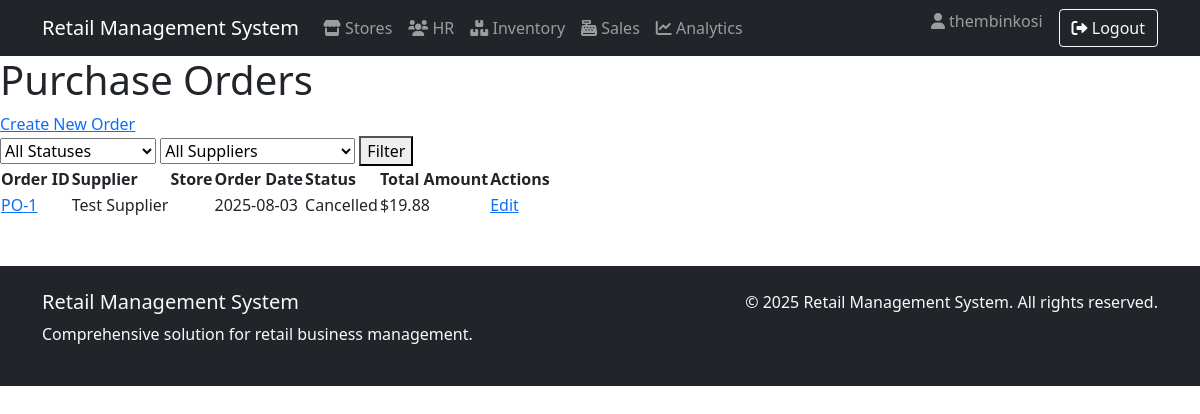
Screenshot of /procurement/orders/ (signed in) with the database file from the repository.
### human_resources/models.py (models this page shows, shortened)
class Employee(AbstractUser):
    employee_id = models.AutoField(primary_key=True)
    first_name = models.CharField(_("first name"), max_length=50, blank=False)
    last_name = models.CharField(_("last name"), max_length=50, blank=False)
    email = models.EmailField(_("email address"), unique=True)  # Uncommented and made unique
    phone = models.CharField(_("phone number"), max_length=20, blank=True, null=True)
    hire_date = models.DateField(_("hire date"), blank=True, null=True)
    position = models.CharField(_("position"), max_length=50, blank=True)
    salary = models.DecimalField(
        _("salary"),
        max_digits=10,
        decimal_places=2,
        blank=True,
        null=True
    )
    department = models.ForeignKey(
        'store_management.Department',
        on_delete=models.SET_NULL,
        null=True,
        blank=True,
        related_name='employees',
        verbose_name=_("department")
    )
    username = models.CharField(
        max_length=150,
        unique=True,
        verbose_name='username'
    )
    store = models.ForeignKey(
        'store_management.Store',
        on_delete=models.SET_NULL,
        null=True,       # Add this
        blank=True,      # Add this
        verbose_name='Assigned Store'
    )
    manager = models.ForeignKey(
        'self',
        on_delete=models.SET_NULL,
        null=True,
        blank=True,
        related_name='subordinates',
        verbose_name=_("manager")
    )
    created_at = models.DateTimeField(auto_now_add=True)
    updated_at = models.DateTimeField(auto_now=True)
    class Meta:
        db_table = 'human_resources_employee'
        verbose_name = _("employee")
        verbose_name_plural = _("employees")
        ordering = ['last_name', 'first_name']
        permissions = [
            ("view_store_dashboard", "Can view store management dashboard"),
            ("manage_store_settings", "Can modify store configuration and settings"),
            ("manage_departments", "Can create/edit/delete store departments"),
            ("access_inventory", "Can access inventory management system"),
            ("view_inventory", "Can view inventory items and stock levels"),
            ("edit_inventory", "Can modify inventory items and quantities"),
            ("manage_inventory_categories", "Can organize inventory categories"),
            ("perform_inventory_audit", "Can conduct physical inventory counts"),
            ("process_sales", "Can process in-store sales transactions"),
            ("void_sales", "Can void/completely cancel sales transactions"),
            ("manage_sales_promotions", "Can configure sales promotions/discounts"),
            ("view_sales_reports", "Can access sales performance reports"),
            ("create_purchase_orders", "Can generate new procurement orders"),
            ("approve_purchase_orders", "Can authorize procurement requests"),
            ("manage_suppliers", "Can maintain supplier/vendor records"),
            ("receive_stock", "Can process received shipments"),
            ("view_employee_directory", "Can access employee contact information"),
            ("manage_employee_records", "Can maintain HR records (excluding sensitive data)"),
            ("access_hr_reports", "Can view HR analytics and reports"),
            ("manage_recruitment", "Can handle hiring processes"),
            ("manage_online_listings", "Can maintain e-commerce product listings"),
            ("process_online_orders", "Can fulfill e-commerce purchases"),
            ("handle_customer_portals", "Can manage customer account portals"),
            ("view_web_analytics", "Can access e-commerce traffic/revenue reports"),
            ("generate_financial_reports", "Can create financial statements"),
            ("export_data_reports", "Can export datasets for external analysis"),
            ("access_executive_dashboards", "Can view strategic business dashboards"),
            ("schedule_automated_reports", "Can configure report automation"),
            ("override_inventory_checks", "Can bypass inventory validation rules"),
            ("access_audit_logs", "Can view system audit trails"),
            ("manage_api_integrations", "Can configure system integrations")
        ]

### procurement/models.py (models this page shows, shortened)
class PurchaseOrder(models.Model):
    ORDER_STATUS_CHOICES = [
        ('draft', 'Draft'),
        ('pending', 'Pending Approval'),
        ('approved', 'Approved'),
        ('shipped', 'Shipped'),
        ('received', 'Received'),
        ('cancelled', 'Cancelled'),
    ]
    supplier = models.ForeignKey(
        Supplier,
        on_delete=models.PROTECT,
        related_name='purchase_orders'
    )
    store = models.ForeignKey(
        'store_management.Store',  # Reference to Store model
        on_delete=models.PROTECT
    )
    order_date = models.DateField(default=timezone.now)
    expected_delivery_date = models.DateField(blank=True, null=True)
    status = models.CharField(
        max_length=20,
        choices=ORDER_STATUS_CHOICES,
        default='draft'
    )
    total_amount = models.DecimalField(
        max_digits=12,
        decimal_places=2,
        blank=True,
        null=True,
        validators=[MinValueValidator(0.01)]
    )
    created_by = models.ForeignKey(
        'human_resources.Employee',  # Reference to Employee model
        on_delete=models.SET_NULL,
        blank=True,
        null=True
    )
    created_at = models.DateTimeField(default=timezone.now)
    updated_at = models.DateTimeField(auto_now=True)

class Supplier(models.Model):
    name = models.CharField(max_length=100, verbose_name="Supplier Name")
    contact_person = models.CharField(max_length=100, blank=True, null=True)
    email = models.EmailField(max_length=100, blank=True, null=True)
    phone = models.CharField(max_length=20, blank=True, null=True)
    address = models.CharField(max_length=200, blank=True, null=True)
    contract_start_date = models.DateField(blank=True, null=True)
    payment_terms = models.CharField(max_length=100, blank=True, null=True)
    created_at = models.DateTimeField(default=timezone.now)
    updated_at = models.DateTimeField(auto_now=True)

### procurement/views.py (the view)
# urls.py: path('orders/', views.PurchaseOrderListView.as_view(), name='purchaseorder_list'),
class PurchaseOrderListView(LoginRequiredMixin, ListView):
    model = PurchaseOrder
    template_name = 'procurement/purchaseorder_list.html'
    context_object_name = 'orders'
    paginate_by = 15
    def get_queryset(self):
        queryset = super().get_queryset().select_related('supplier', 'store')
        status = self.request.GET.get('status')
        supplier_id = self.request.GET.get('supplier')
        if status:
            queryset = queryset.filter(status=status)
        if supplier_id:
            queryset = queryset.filter(supplier_id=supplier_id)
        return queryset.order_by('-order_date')
    def get_context_data(self, **kwargs):
        context = super().get_context_data(**kwargs)
        context['suppliers'] = Supplier.objects.all()
        context['status_choices'] = PurchaseOrder.ORDER_STATUS_CHOICES
        return context

### procurement/templates/procurement/purchaseorder_list.html (shortened to what this page needs)
{% extends "base.html" %}
{% block content %}
<h1>Purchase Orders</h1>
<a href="{% url 'procurement:purchaseorder_create' %}">Create New Order</a>
<form method="get">
    <select name="status">
        <option value="">All Statuses</option>
    </select>
    <select name="supplier">
        <option value="">All Suppliers</option>
    </select>
    <button type="submit">Filter</button>
</form>
<table>
    <thead>
        <tr>
            <th>Order ID</th>
            <th>Supplier</th>
            <th>Store</th>
            <th>Order Date</th>
            <th>Status</th>
            <th>Total Amount</th>
            <th>Actions</th>
        </tr>
    </thead>
    <tbody>
        {% for order in orders %}
        <tr>
            <td><a href="{% url 'procurement:purchaseorder_detail' order.pk %}">PO-{{ order.id }}</a></td>
            <td>{{ order.supplier.name }}</td>
            <td>{{ order.store.name }}</td>
            <td>{{ order.order_date|date:"Y-m-d" }}</td>
            <td>{{ order.get_status_display }}</td>
            <td>${{ order.total_amount|default:"0.00" }}</td>
            <td>
                <a href="{% url 'procurement:purchaseorder_update' order.pk %}">Edit</a>
            </td>
        </tr>
        {% empty %}
        <tr>
            <td colspan="7">No orders found</td>
        </tr>
        {% endfor %}
    </tbody>
</table>
{% endblock %}

### templates/base.html (shortened to what this page needs)
<!DOCTYPE html>
<html lang="en">
<head>
    <link href="https://cdn.jsdelivr.net/npm/bootstrap@5.1.3/dist/css/bootstrap.min.css" rel="stylesheet">
    <link rel="stylesheet" href="https://cdnjs.cloudflare.com/ajax/libs/font-awesome/6.0.0/css/all.min.css">
</head>
<body>
    <nav class="navbar navbar-expand-lg navbar-dark bg-dark">
        <div class="container">
            <a class="navbar-brand" href="{% url 'dashboard' %}">Retail Management System</a>
            <div class="collapse navbar-collapse" id="navbarNav">
                <ul class="navbar-nav me-auto">
                    <li class="nav-item">
                        <a class="nav-link" href="{% url 'store_management:store_list' %}">
                            <i class="fas fa-store"></i> Stores
                        </a>
                    </li>
                    <li class="nav-item">
                        <a class="nav-link" href="{% url 'hr:attendance_list' %}">
                            <i class="fas fa-users"></i> HR
                        </a>
                    </li>
                    <li class="nav-item">
                        <a class="nav-link" href="{% url 'inventory:product_list' %}">
                            <i class="fas fa-boxes"></i> Inventory
                        </a>
                    </li>
                    <li class="nav-item">
                        <a class="nav-link" href="{% url 'sales:sale_list' %}">
                            <i class="fas fa-cash-register"></i> Sales
                        </a>
                    </li>
                    <li class="nav-item">
                        <a class="nav-link" href="{% url 'analytics:dashboard' %}">
                            <i class="fas fa-chart-line"></i> Analytics
                        </a>
                    </li>
                </ul>
                <ul class="navbar-nav">
                    {% if user.is_authenticated %}
                    <li class="nav-item">
                        <span class="navbar-text me-3">
                            <i class="fas fa-user"></i> {{ user.username }}
                        </span>
                    </li>
                    <li class="nav-item">
                        <a class="btn btn-outline-light" href="{% url 'logout' %}">
                            <i class="fas fa-sign-out-alt"></i> Logout
                        </a>
                    </li>
                    {% else %}
                    <li class="nav-item">
                        <a class="btn btn-outline-light" href="{% url 'login' %}">
                            <i class="fas fa-sign-in-alt"></i> Login
                        </a>
                    </li>
                    {% endif %}
                </ul>
            </div>
        </div>
    </nav>
    <main>
        {% block content %}
        {% endblock %}
    </main>
    <footer class="bg-dark text-light mt-5 py-4">
        <div class="container">
            <div class="row">
                <div class="col-md-6">
                    <h5>Retail Management System</h5>
                    <p>Comprehensive solution for retail business management.</p>
                </div>
                <div class="col-md-6 text-md-end">
                    <p>&copy; {% now "Y" %} Retail Management System. All rights reserved.</p>
                </div>
            </div>
        </div>
    </footer>
</body>
</html>

### rows the page displays
Employee: username "thembinkosi"
PurchaseOrder: id "1", supplier.name "Test Supplier", order_date "2025-08-03", status "Cancelled", total_amount "19.88"
